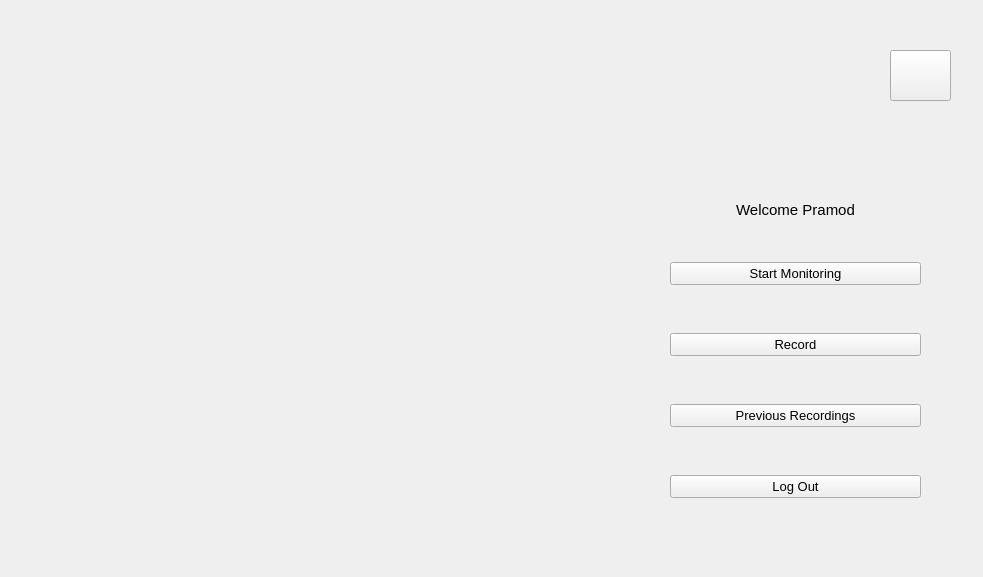
<?xml version="1.0" encoding="UTF-8"?>
<ui version="4.0">
 <class>Login_Window</class>
 <widget class="QMainWindow" name="Login_Window">
  <property name="geometry">
   <rect>
    <x>0</x>
    <y>0</y>
    <width>983</width>
    <height>577</height>
   </rect>
  </property>
  <property name="font">
   <font>
    <family>Arial</family>
    <pointsize>12</pointsize>
   </font>
  </property>
  <property name="mouseTracking">
   <bool>false</bool>
  </property>
  <property name="windowTitle">
   <string>Monitoring</string>
  </property>
  <property name="windowIcon">
   <iconset>
    <normaloff>Images/Window_Icon.png</normaloff>Images/Window_Icon.png</iconset>
  </property>
  <property name="windowOpacity">
   <double>1.000000000000000</double>
  </property>
  <property name="autoFillBackground">
   <bool>false</bool>
  </property>
  <property name="styleSheet">
   <string notr="true">QMainWindow
{

}</string>
  </property>
  <widget class="QWidget" name="centralwidget">
   <widget class="QLabel" name="Logo">
    <property name="geometry">
     <rect>
      <x>730</x>
      <y>40</y>
      <width>141</width>
      <height>131</height>
     </rect>
    </property>
    <property name="frameShape">
     <enum>QFrame::NoFrame</enum>
    </property>
    <property name="text">
     <string/>
    </property>
    <property name="pixmap">
     <pixmap>Images/Logo_rc.png</pixmap>
    </property>
    <property name="scaledContents">
     <bool>true</bool>
    </property>
   </widget>
   <widget class="QLabel" name="video">
    <property name="geometry">
     <rect>
      <x>30</x>
      <y>20</y>
      <width>611</width>
      <height>511</height>
     </rect>
    </property>
    <property name="font">
     <font>
      <family>Century</family>
     </font>
    </property>
    <property name="text">
     <string/>
    </property>
    <property name="scaledContents">
     <bool>true</bool>
    </property>
   </widget>
   <widget class="QLabel" name="Name_Label">
    <property name="geometry">
     <rect>
      <x>670</x>
      <y>200</y>
      <width>251</width>
      <height>20</height>
     </rect>
    </property>
    <property name="font">
     <font>
      <family>Segoe UI</family>
      <pointsize>11</pointsize>
     </font>
    </property>
    <property name="text">
     <string>Welcome Pramod</string>
    </property>
    <property name="alignment">
     <set>Qt::AlignCenter</set>
    </property>
   </widget>
   <widget class="QWidget" name="verticalLayoutWidget">
    <property name="geometry">
     <rect>
      <x>670</x>
      <y>220</y>
      <width>251</width>
      <height>321</height>
     </rect>
    </property>
    <layout class="QVBoxLayout" name="Button_Layout">
     <item>
      <widget class="QPushButton" name="Monitor_Button">
       <property name="font">
        <font>
         <family>Segoe UI</family>
         <pointsize>10</pointsize>
        </font>
       </property>
       <property name="cursor">
        <cursorShape>PointingHandCursor</cursorShape>
       </property>
       <property name="styleSheet">
        <string notr="true"/>
       </property>
       <property name="text">
        <string>Start Monitoring</string>
       </property>
       <property name="checkable">
        <bool>true</bool>
       </property>
       <property name="checked">
        <bool>false</bool>
       </property>
      </widget>
     </item>
     <item>
      <widget class="QPushButton" name="Record_Button">
       <property name="font">
        <font>
         <family>Segoe UI</family>
         <pointsize>10</pointsize>
        </font>
       </property>
       <property name="cursor">
        <cursorShape>PointingHandCursor</cursorShape>
       </property>
       <property name="styleSheet">
        <string notr="true"/>
       </property>
       <property name="text">
        <string>Record</string>
       </property>
       <property name="checkable">
        <bool>false</bool>
       </property>
      </widget>
     </item>
     <item>
      <widget class="QPushButton" name="Prev_Rec_Button">
       <property name="font">
        <font>
         <family>Segoe UI</family>
         <pointsize>10</pointsize>
        </font>
       </property>
       <property name="cursor">
        <cursorShape>PointingHandCursor</cursorShape>
       </property>
       <property name="styleSheet">
        <string notr="true"/>
       </property>
       <property name="text">
        <string>Previous Recordings</string>
       </property>
      </widget>
     </item>
     <item>
      <widget class="QPushButton" name="Logout_Button">
       <property name="font">
        <font>
         <family>Segoe UI</family>
         <pointsize>10</pointsize>
        </font>
       </property>
       <property name="cursor">
        <cursorShape>PointingHandCursor</cursorShape>
       </property>
       <property name="styleSheet">
        <string notr="true"/>
       </property>
       <property name="text">
        <string>Log Out</string>
       </property>
      </widget>
     </item>
    </layout>
   </widget>
   <widget class="QPushButton" name="Alert_Button">
    <property name="geometry">
     <rect>
      <x>890</x>
      <y>50</y>
      <width>61</width>
      <height>51</height>
     </rect>
    </property>
    <property name="styleSheet">
     <string notr="true">border-color: rgb(49, 54, 59);</string>
    </property>
    <property name="text">
     <string/>
    </property>
   </widget>
  </widget>
 </widget>
 <resources/>
 <connections/>
</ui>
